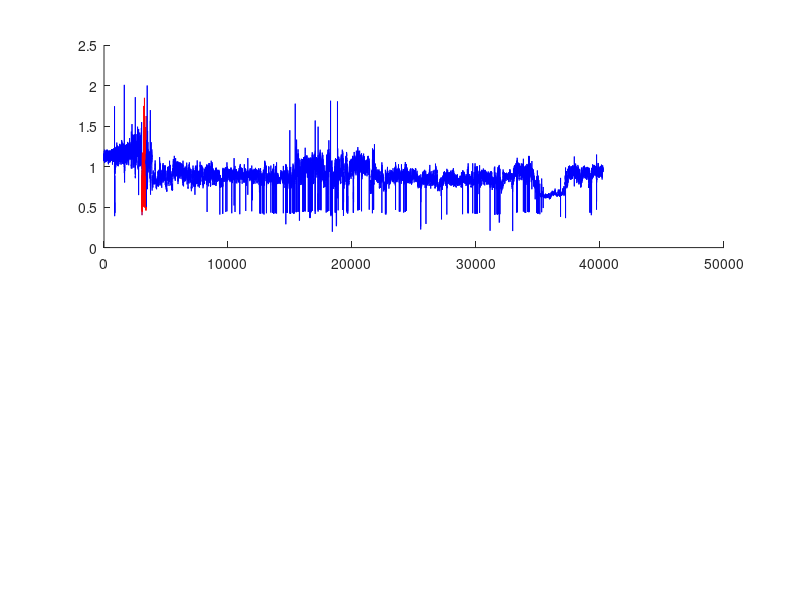

MATLAB code for this plot: (Note: this script raises an error after producing the figure.)
%% Import Training Data
clear all;

AFDB1 = load('AF_RR_intervals/afdb_1.mat');
TrainingVector{1} = AFDB1;
AFDB2 = load('AF_RR_intervals/afdb_2.mat');
TrainingVector{2} = AFDB2;
AFDB3 = load('AF_RR_intervals/afdb_3.mat');
TrainingVector{3} = AFDB3;
AFDB4 = load('AF_RR_intervals/afdb_4.mat');
TrainingVector{4} = AFDB4;
TestVector{1} = TrainingVector{1};
TestVector{2} = TrainingVector{2};
TestVector{3} = TrainingVector{3};
TestVector{4} = TrainingVector{4};

AFDB5 = load('AF_RR_intervals/afdb_5.mat');
TestVector{5} = AFDB5;
AFDB6 = load('AF_RR_intervals/afdb_6.mat');
TestVector{6} = AFDB6;
AFDB7 = load('AF_RR_intervals/afdb_7.mat');
TestVector{7} = AFDB7;

%% Visualize data
figure(1)
clf
for data = 1:2
    
index_change = [1];
temp = TrainingVector{data}.targetsRR(1);
colortmp = ['b', 'r']; % I think we always start with Non-AF?
for iter = 1:length(TrainingVector{data}.rr)
    if(TrainingVector{data}.targetsRR(iter) == temp)
    else
        temp = TrainingVector{data}.targetsRR(iter); %current state
        index_change(end+1) =  iter; %Save index where target changes
        colortmp(end+1) = colortmp(end-1); %add change in color.
    end  
end
index_change(end+1) = length(TrainingVector{data}.rr); % End index

subplot(2,1,data)
hold on;
for j = 1:(length(index_change)-1)
    plot(index_change(j):index_change(j+1),TrainingVector{data}.rr(index_change(j):index_change(j+1)), colortmp(j))
end


title ('Patient ' + string(data))
ylabel('RR interval');
xlabel('Time');
legend('Non-AF','AF');

end
%%
figure(2)
clf
for data = 3:4
    
index_change = [1];
temp = TrainingVector{data}.targetsRR(1);
colortmp = ['b', 'r']; % I think we always start with Non-AF?
for iter = 1:length(TrainingVector{data}.rr)
    if(TrainingVector{data}.targetsRR(iter) == temp)
    else
        temp = TrainingVector{data}.targetsRR(iter); %current state
        index_change(end+1) =  iter; %Save index where target changes
        colortmp(end+1) = colortmp(end-1); %add change in color.
    end  
end
index_change(end+1) = length(TrainingVector{data}.rr); % End index

subplot(2,1,data-2)
hold on;
for j = 1:(length(index_change)-1)
    plot(index_change(j):index_change(j+1),TrainingVector{data}.rr(index_change(j):index_change(j+1)), colortmp(j))
end


title ('Patient ' + string(data))
ylabel('RR interval');
xlabel('Time');
legend('Non-AF','AF');

end
%% Run PCV detector

% Create Detector with training data;
window = 10; % in seconds
[AFDetector_PCV, PcvVector] = AFibDetector_PCV(TrainingVector, window);


%manually evaluate histogram and choose threshold
threshold = 0.2;

FeatureSelection(AFDetector_PCV, threshold);



%% Test detector with testing data, Pcv;

OutputRR = cell(length(TestVector),1); %contains [detectRRVector, pcvVector] for each data_set
OutPcv = cell(length(TestVector),1);

for j = 1:length(TestVector)
  [OutputRR{j}, OutPcv{j}] = AFibTesting(AFDetector_PCV,TestVector{j});
end


%% Evaluate Pcv - draw figures of results and threshold.

figure(3);
clf
for i = 1:length(TrainingVector)
    ax(i) = subplot(2,2,i);
    
    % Splitting data to AF and non AF
    AF_red = PcvVector{i}; 
    AF_red(AF_red<threshold) = threshold; % classified as non-AF
    AF_blue = PcvVector{i};
    AF_blue(AF_blue>threshold) = threshold; % classified as AF
    plot(AF_blue, 'b-')
    hold on
    plot(AF_red,'r-')

%     plot(PcvVector{i}, 'b-')
%     hold on;
%     x = linspace(0, ceil(TrainingVector{i}.qrs(end)./1000), length(TrainingVector{i}.targetsQRS));
%     plot(x,TrainingVector{i}.targetsQRS*0.2, 'r-');
    yline(threshold, 'k-.','LineWidth',1.5);
    ylim([0 0.5])
    xlabel('Time s');
    ylabel('P_{cv} value');
    title('Training Set ' + string(i))
end
linkaxes(ax,'xy')
legend('Pcv value', 'DetectRR', 'Threshold');
xlabel('Time s');
ylabel('P_{cv} value');


figure(4);
clf
for i = 5:length(TestVector)   
    ax(i) = subplot(2,2,i-4);
    
    % Splitting data to AF and non AF
    AF_red = OutPcv{i}; 
    AF_red(AF_red<threshold) = threshold; % classified as non-AF
    AF_blue = OutPcv{i};
    AF_blue(AF_blue>threshold) = threshold; % classified as AF
    plot(AF_blue, 'b-')
    hold on
    plot(AF_red,'r-')


%     plot(OutPcv{i}, 'b-')
%     hold on;
%     x = linspace(0, ceil(TestVector{i}.qrs(end)./1000), length(TestVector{i}.targetsQRS));
%     plot(x,TestVector{i}.targetsQRS*0.2, 'r-');
    yline(threshold, 'k-.','LineWidth',1.5);
    ylim([0 0.5])
    xlabel('Time s');
    ylabel('P_{cv} value');
    title('Testing Set ' + string(i-4))
end
linkaxes(ax,'xy')
legend('Pcv value', 'DetectRR', 'Threshold');
xlabel('Time s');
ylabel('P_{cv} value');

%% Performance measure  - table output

FN_tot = cell(length(TestVector),1);
FP_tot = cell(length(TestVector),1);
TN_tot = cell(length(TestVector),1);
TP_tot = cell(length(TestVector),1);
performance = cell([length(TestVector)+1, 2]); % Sensitivity for first col and specificity for second col

for set_nbr = 1 : length(OutputRR) 
    
    diff = TestVector{set_nbr}.targetsRR - OutputRR{set_nbr};
    
    FN_tot{set_nbr} = sum(diff>0, 'all'); %False negative
    FP_tot{set_nbr} = sum(diff<0, 'all'); %False positive
    TN_tot{set_nbr} = sum(OutputRR{set_nbr} == 0) - FN_tot{set_nbr}; %True negative: Total negative - false negatives
    TP_tot{set_nbr} = sum(OutputRR{set_nbr} == 1) - FP_tot{set_nbr}; %True Positive
    
    performance{set_nbr, 1} = TP_tot{set_nbr} ./ (TP_tot{set_nbr} + FN_tot{set_nbr}); % Sensitivity
    performance{set_nbr, 2} = TN_tot{set_nbr} ./ (FP_tot{set_nbr} + TN_tot{set_nbr}); % Specificity
end

performance{end, 1} = sum(cell2mat(TP_tot)) / (sum(cell2mat(TP_tot)) + sum(cell2mat(FN_tot))); % Avg sensitivity
performance{end, 2} = sum(cell2mat(TN_tot)) / (sum(cell2mat(FP_tot)) + sum(cell2mat(TN_tot))); % Avg specificity

% Sensitivity = TP / (TP + FN)
% Specificity = TN / (FP + TN)
% Accuracy = (TP + FN) / (TP + TN + FP + FN)
Accuracy = (sum([TP_tot{5:7}]) + (sum([FN_tot{5:7}]))) / (sum([TP_tot{5:7}]) + sum([TN_tot{5:7}]) + sum([FP_tot{5:7}]) + sum([FN_tot{5:7}])) 

Data_set = ["Patient 1"; "Patient 2"; "Patient 3"; "Patient 4"; "Patient 5"; "Patient 6"; "Patient 7"; "Average"];
Sensitivity = performance(:, 1);
Specificity = performance(:, 2);
pcv_results = table(Data_set, Sensitivity, Specificity);

%% Run Shannon detector, fungerar ej

% Create Detector with training data;
window = 100; %in beats
[AFDetector_SampEn, SampEnVector] = AFibDetector_shannon(TrainingVector, window);




FeatureSelection(AFDetector_SampEn, threshold);

%% SVM feats extraction
window = 10; %in seconds
% featVector = cell(35960,7);
svm_featVector = {};
svm_label = [];
[AFDetector_svm, svm_featVector, svm_label] = AFibDetector_SVM_feats(TrainingVector, window, svm_featVector, svm_label);
writetable(svm_featVector, 'mat_feats_table.csv', 'WriteVariableNames', false) % used in separate code in python
writematrix(transpose(svm_label), 'mat_labels.csv')

svm_featVector2 = {};
svm_label2 = [];
actualtest = {AFDB5, AFDB6, AFDB7};

[AFDetector_svm, svm_featVector2, svm_label2] = AFibDetector_SVM_feats(actualtest, window, svm_featVector2, svm_label2);
writetable(svm_featVector2, 'mat_test_feats_table.csv', 'WriteVariableNames', false) % used in separate code in python
writematrix(transpose(svm_label2), 'mat_test_labels.csv')
